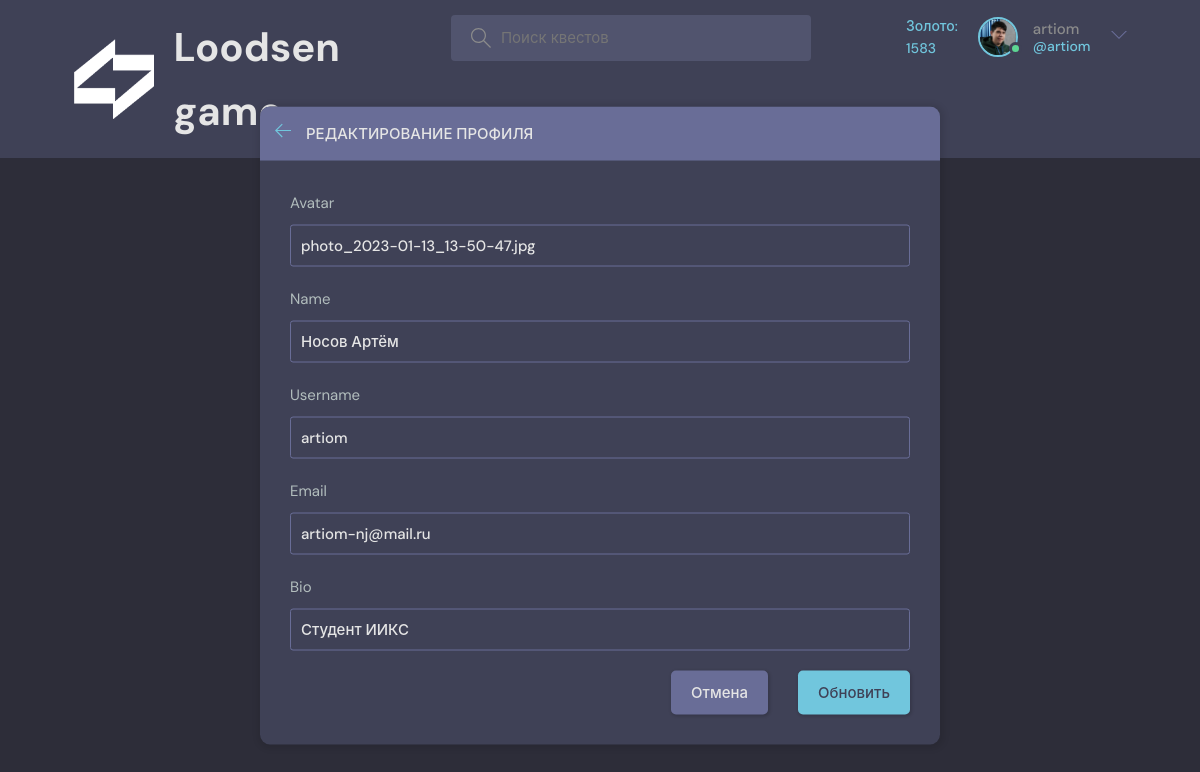
The page /update-user/ (signed in) on the database its author committed.
### base/models.py (models this page shows)
class User(AbstractUser):
    name = models.CharField(max_length=200, null=True)
    email = models.EmailField(unique=True)
    bio = models.TextField(null=True)
    avatar = models.ImageField(null=True, default='avatar.svg')
    balance = models.DecimalField(max_digits=20, decimal_places=2, null=False, default=0)
    USERNAME_FIELD = 'email'
    REQUIRED_FIELDS = []

### base/views.py (the view)
# urls.py: path('update-user/', views.updateUser, name="update-user"),
@login_required(login_url='login')
def updateUser(request):
    user = request.user
    form = UserForm(instance=user)
    if request.method == 'POST':
        form = UserForm(request.POST, request.FILES, instance=user)
        if form.is_valid():
            form.save()
            return redirect('user-profile', pk=user.id)
    context = {'form': form}
    context.update(get_user_context(request.user))
    return render(request, 'base/update-user.html', context)

### base/forms.py
class UserForm(ModelForm):
    class Meta:
        model = User
        fields = ['avatar', 'name', 'username', 'email', 'bio']
        widgets = {
            'avatar': forms.TextInput(attrs={'placeholder': 'аватар', "title": "аватар"}),
            'name': forms.TextInput(attrs={'placeholder': 'имя', "title": "имя"}),
            'username': forms.TextInput(attrs={'placeholder': 'логин', "title": "логин"}),
            'bio': forms.TextInput(attrs={'placeholder': 'био', "title": "био"}),
        }

### base/views.py (called while the page is built)
def get_user_context(user):
    if not user.is_authenticated:
        return {}
    transactions = user.transaction_set.all()
    balance = sum([x.amount if x.addition == 1 else -x.amount for x in transactions])
    context = {
        'balance': int(balance)
    }
    return context

### base/templates/base/update-user.html (shortened to what this page needs)
{% extends 'main.html' %}
{% block content %}
<main class="update-account layout">
  <div class="container">
    <div class="layout__box">
      <div class="layout__boxHeader">
        <div class="layout__boxTitle">
          <a href="{% url 'home' %}">
            <svg version="1.1" xmlns="http://www.w3.org/2000/svg" width="32" height="32" viewBox="0 0 32 32">
              <title>назад</title>
              <path
                d="M13.723 2.286l-13.723 13.714 13.719 13.714 1.616-1.611-10.96-10.96h27.625v-2.286h-27.625l10.965-10.965-1.616-1.607z">
              </path>
            </svg>
          </a>
          <h3>Редактирование профиля</h3>
        </div>
      </div>
      <div class="layout__body">
        <form class="form" action="" method="POST" enctype="multipart/form-data">
          {% for field in form %}
          <div class="form__group">
            <label for="profile_pic">{{field.label}}</label>
            {{field}}
          </div>
          {% endfor %}
          <div class="form__action">
            <a class="btn btn--dark" href="{% url 'home' %}">Отмена</a>
            <button class="btn btn--main" type="submit">Обновить</button>
          </div>
        </form>
      </div>
    </div>
  </div>
</main>
{% endblock content %}

### templates/navbar.html (shortened to what this page needs)
{% load static %}
<header class="header header--loggedIn">
    <div class="container">
        <a href="{% url 'home' %}" class="header__logo">
            <img src="{% static 'images/logo.avif' %}" />
            <h1>Loodsen game</h1>
        </a>
        <form class="header__search" method="GET" action="{% url 'home' %}">
            <label>
                <input name="q" placeholder="Поиск квестов" />
            </label>
        </form>
        <nav class="header__menu">
            {% if request.user.is_authenticated %}
            <div class="header__user">
                <div class="header__user__balance">
                    <a href="{% url 'user-balance' user.id %}"><span>Золото: {{balance}}</span></a>
                </div>
                <a href="{% url 'user-profile' user.id %}">
                    <div class="avatar avatar--medium active">
                        <img src="{{request.user.avatar.url}}" />
                    </div>
                    <p>{{request.user.username}} <span>@{{request.user.username}}</span></p>
                </a>
                <button class="dropdown-button">
                    <svg version="1.1" xmlns="http://www.w3.org/2000/svg" width="32" height="32" viewBox="0 0 32 32">
                        <title>chevron-down</title>
                        <path d="M16 21l-13-13h-3l16 16 16-16h-3l-13 13z"></path>
                    </svg>
                </button>
            </div>
            {% else %}
            <a href="{% url 'login' %}">
                <img src="{% static 'images/avatar.svg' %}" />
                <p>Вход</p>
            </a>
            {% endif %}
        </nav>
    </div>
</header>

### rows shown on the page
User: user.avatar (picture), user.username "artiom", form "photo_2023-01-13_13-50-47.jpg" "Носов Артём" "artiom" "artiom-nj@mail.ru" "Студент ИИКС"

### other values the page prints
{{ balance }} "1583"
{{ field.label }} "Avatar" "Name" "Username" "Email" "Bio"
